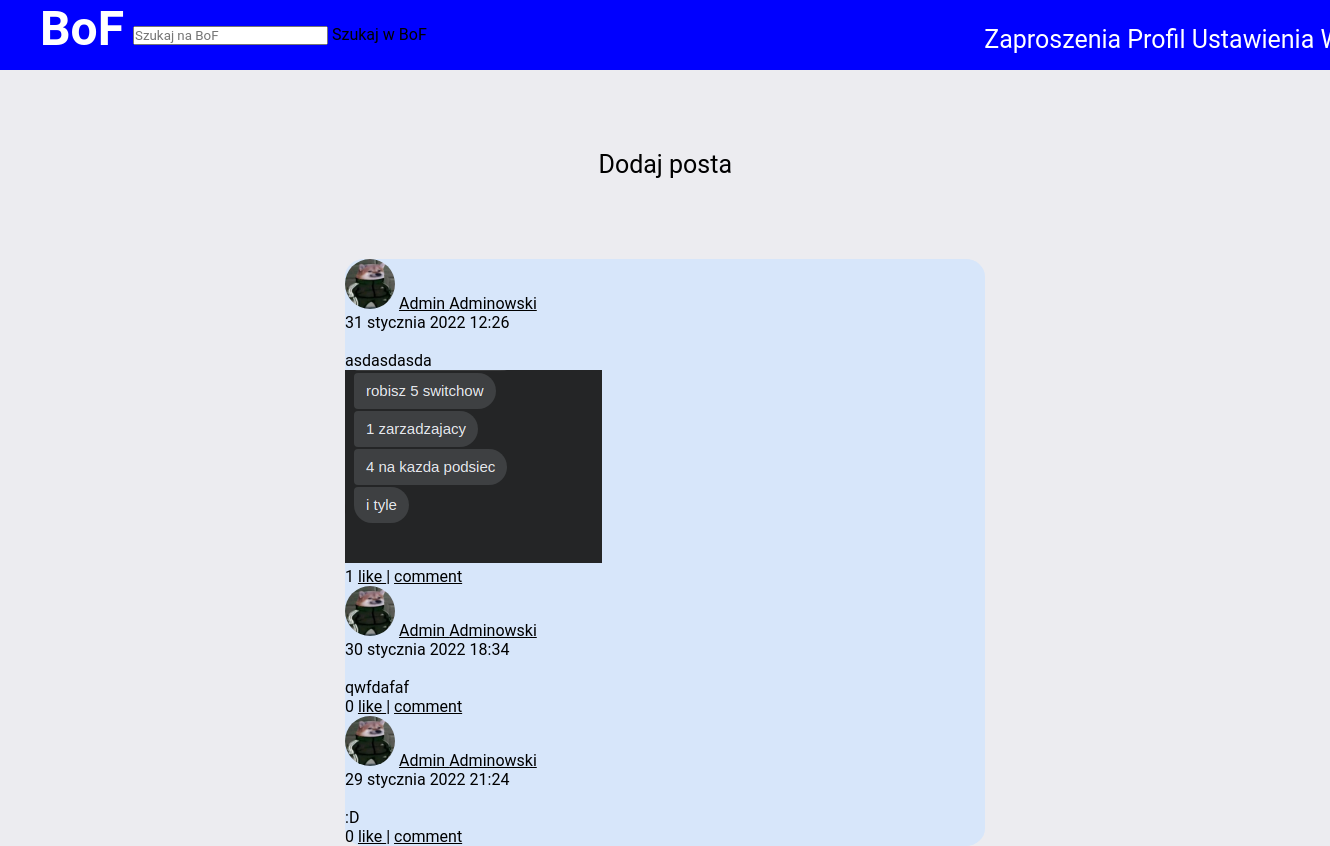
Before: / (signed in) with the older database file.
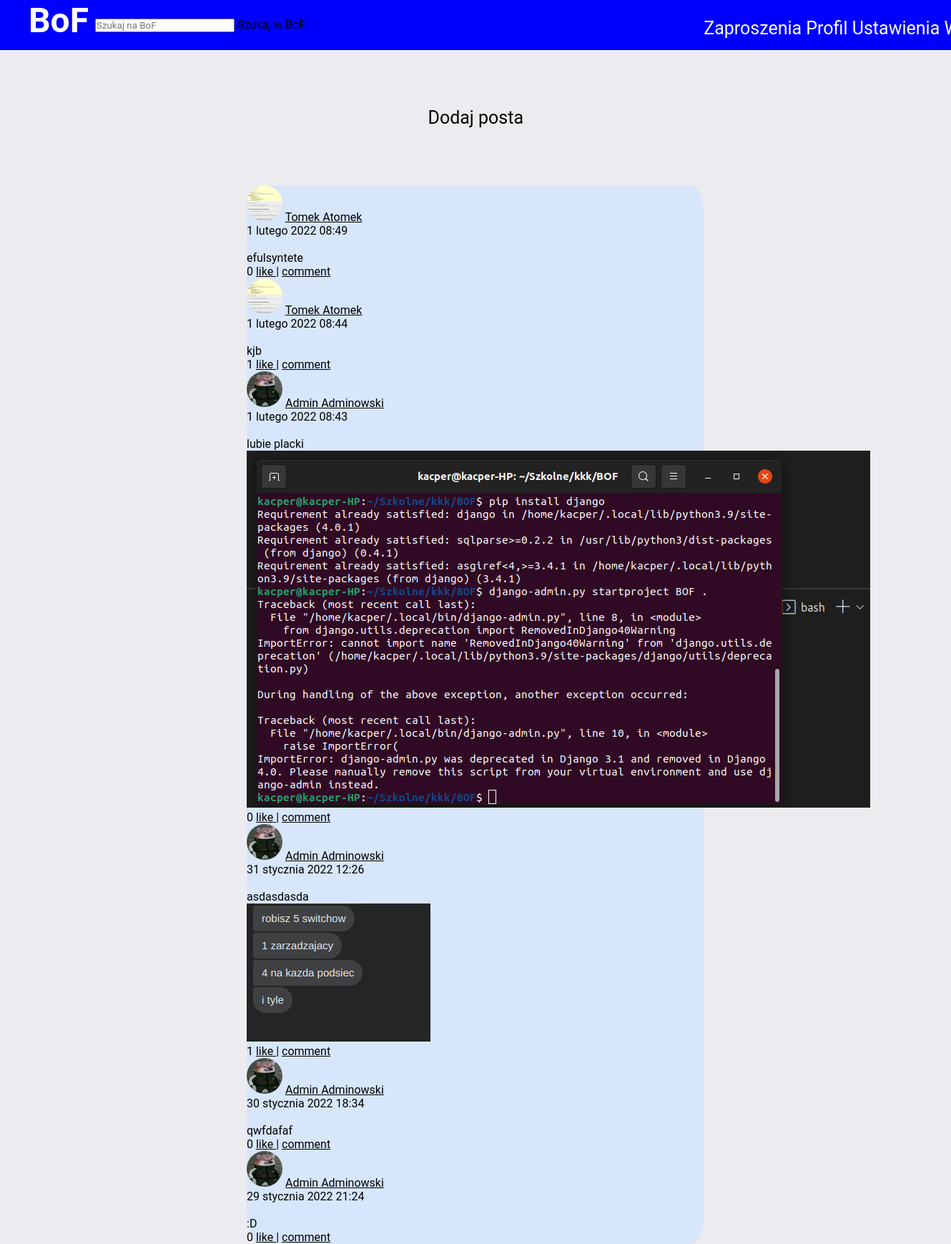
After: the same page with the newer database file.
### post/models.py (models this page shows)
class Post(models.Model):
    user = models.ForeignKey(User, on_delete=models.CASCADE)
    content = models.CharField(max_length=500)
    photo = models.ImageField(upload_to='post_photos', null=True)
    date = models.DateTimeField(default=timezone.now)
    likes = models.ManyToManyField(User, related_name='post_likes', blank=True)
    def get_absolute_url(self):
        return reverse('post:post-detail-view', kwargs={'id': self.id})
    def get_like_url(self):
        return reverse('post:post-like-view', kwargs={'id': self.id})

### account/models.py (models this page shows, shortened)
class Account(models.Model):
    user = models.OneToOneField(User, unique=True, on_delete=models.CASCADE)
    image = models.ImageField(default='default.jpeg')
    friends = models.ManyToManyField(User, related_name='user_friends', blank=True)
    def get_absolute_url(self):
        return reverse('account:profile-view', kwargs={'id': self.user.id})

### post/views.py (the view)
# urls.py: path('', home_view, name='home-view'),
def home_view(request):
    if not request.user.is_authenticated:
        return redirect('/login')
    friends = request.user.account.friends.all()
    queryset = Post.objects.all().order_by('-date')
    context = {
        "queryset": queryset,
        "friends": friends
    }
    return render(request, "home_view.html", context)

### post/templates/home_view.html
{%extends 'head.html'%}
{%block content%}
    <div class="add">
        <p><a href="/post-create">Dodaj posta</a></p>
    </div>
    <div class="posts">
        {%for instance in queryset%}
            {%if instance.user in friends or instance.user == request.user%}
                <div class="post">
                    <div class="user">
                        <img src="{{instance.user.account.image.url}}"/>
                        <a href="{{instance.user.account.get_absolute_url}}">
                            {{instance.user.first_name}} {{instance.user.last_name}}</a></br>
                            {{instance.date}}
                    </div>
                <div class="conent">
                    </br>{{instance.content}}
                </div>
                {%if instance.photo%}
                    <div class="photo">
                        <img class="post_photo"src="{{instance.photo.url}}"/>
                    </div>
                {%endif%}
                    {{instance.likes.count}}
                    <a href="{{instance.get_like_url}}">
                        like
                    </a>|
                    <a href="{{instance.get_absolute_url}}">
                        comment
                    </a>
            {%endif%}
            {%endfor%}
    </div>
        </div>
{%endblock%}

### templates/head.html (shortened to what this page needs)
<!DOCTYPE HTML>
<html lang = "pl">
<head>
    {% load static %}
    <link rel="stylesheet" type="text/css" href="{% static 'css/style.css' %}"/>
</head>
<body>
    <div class="navbar">
        <h1> <a href="/">BoF</a></h1>
        <div class="search">
            <form method="GET", action="{% url 'account:search-view'%}">
                <input type="search" placeholder="Szukaj na BoF", name="query", value="{{request.GET.query}}">
                <button-8 class="icon", type="submit">Szukaj w BoF</button-8>
            </form>
            <d><a href="/requests">Zaproszenia</a> <a href="{{user.account.get_absolute_url}}">Profil</i></a> <a href="/settings">Ustawienia</a > <a href="/logout">Wyloguj</a > <d/>
        </div>
    </div>
    <div class="content">
        {%block content%}{%endblock%}
    </div>
</body>
</html>

### static/css/style.css (style rules this page uses)
body { background-color: rgb(236, 236, 240); background-repeat: no-repeat; background-attachment: fixed; }
.user img { width: 50px; height: 50px; object-fit: cover; border-radius: 25px; -webkit-border-radius: 25px; -moz-border-radius: 25px; }
* { margin: 0; padding: 0; color: #000000; box-sizing: border-box; font-family: 'Roboto', sans-serif; }
.navbar { margin: 20 auto; max-width: 100000px; width: 100%; height: 70px; background-color: blue; color:rgb(255, 255, 255); }
.posts { margin-top: 5em; margin-left: auto; margin-right: auto; margin-bottom: 0px; width: 40em; background-color: rgb(215, 230, 250); border-bottom-left-radius: 3%; border-bottom-right-radius: 3%; border-top-left-radius: 3%; border-top-right-radius: 3%; }
h1 a { font-size: 48px; color:rgb(255, 255, 255); margin-left: 3%; text-decoration: none; }
.navbar d a { font-size: 25px; color:rgb(255, 255, 255); text-decoration: none; }
.add { margin-top: 5em; }
.add p a { margin-top: 5em; margin-left: 45%; margin-bottom: 5em; font-size: 25px; text-decoration: none; }
d { position: relative; left:64% ; bottom: 20px; font-size: 25px; }
.search { position: relative; left:10% ; bottom: 46%; }
.post_photo { margin:auto; }

Changed rows visible on the page:
added Post: user.account.image (picture), user.first_name "Tomek", user.last_name "Atomek", date "1 lutego 2022 08:49", content "efulsyntete", likes.count "0"
added Post: user.account.image (picture), user.first_name "Tomek", user.last_name "Atomek", date "1 lutego 2022 08:44", content "kjb", likes.count "1"
added Post: user.account.image (picture), user.first_name "Admin", user.last_name "Adminowski", date "1 lutego 2022 08:43", content "lubie placki", photo (picture), likes.count "0"
